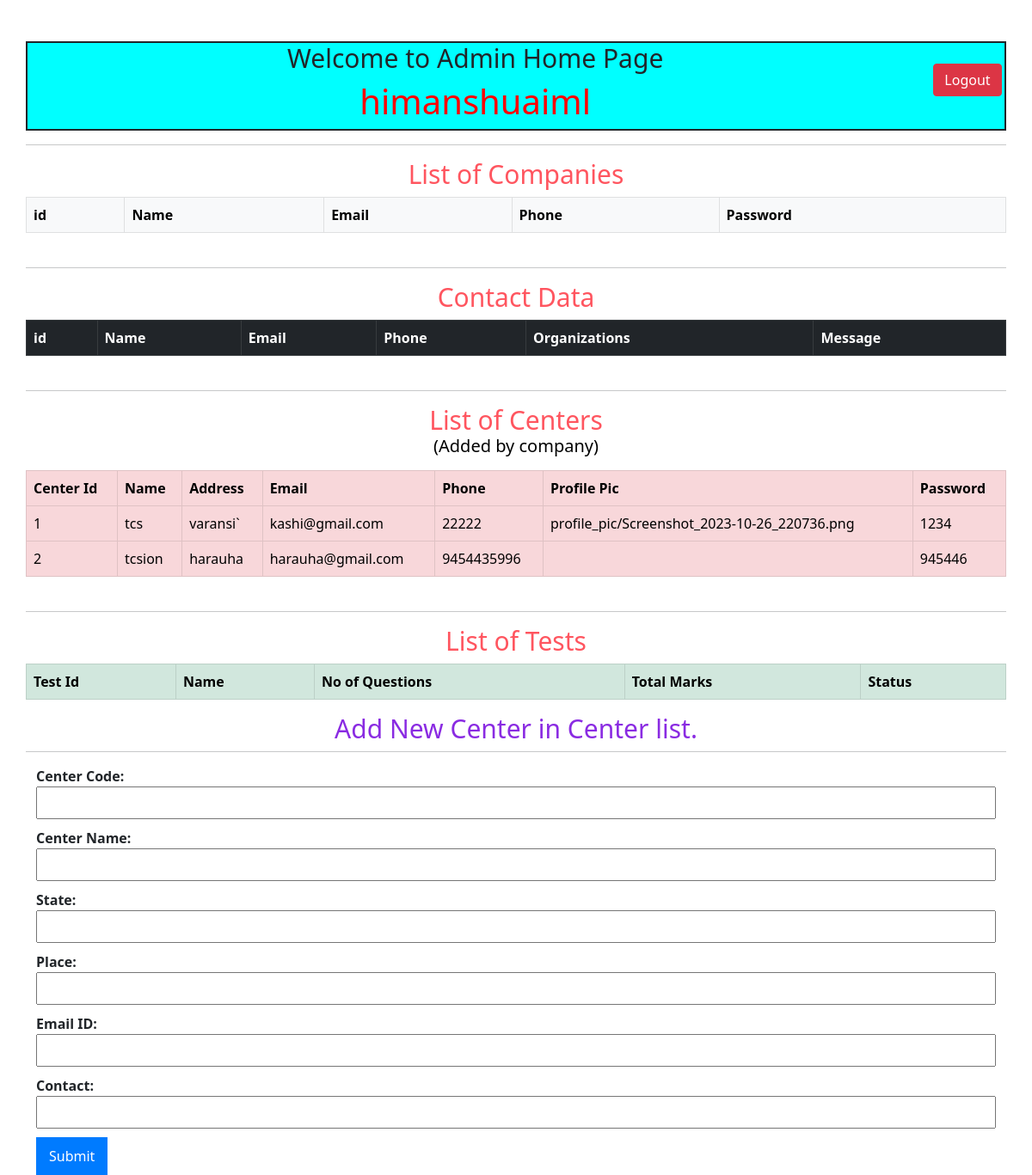
The app's page /adminhome/ (signed in) with its own data.
### admin_zone/models.py (models this page shows, shortened)
class Admin(models.Model):
    name = models.CharField(max_length=256)
    email = models.EmailField()
    password = models.CharField(max_length=256)

### companylogin/models.py (models this page shows, shortened)
class Center(models.Model):
    center_name = models.CharField(max_length=256)
    address = models.CharField(max_length=256)
    phone = models.CharField(max_length=256)
    email = models.CharField(max_length=256)
    profile_pic = models.FileField(upload_to='profile_pic/',null=True,default=None)
    password = models.CharField(max_length=128)

### admin_zone/views.py (the view)
# urls.py: path('adminhome/',views.admin_home,name = "adminhome"),
def admin_home(request):
    try:
        user_id = request.session['admin_id']
        Admin_data = Admin.objects.get(id=user_id)
        all_contacts = contact_data.objects.all()
        Companys = Company.objects.all()
        Centers = Center.objects.all()
        Tests = Test.objects.all()
        return render(request, 'adminhome.html', {
            'contacts': all_contacts,
            'Companys': Companys,
            'Centers': Centers,
            'Tests': Tests,
            'Admin_data': Admin_data,
        })
    except (KeyError, ObjectDoesNotExist):
        return redirect('homepage')

### admin_zone/templates/adminhome.html (shortened to what this page needs)
 {% load static %}
<!DOCTYPE html>
<html lang="en">
    <head>
        <link href="https://cdn.jsdelivr.net/npm/bootstrap@5.0.2/dist/css/bootstrap.min.css" rel="stylesheet"
>
        <link rel="stylesheet" href="https://cdnjs.cloudflare.com/ajax/libs/font-awesome/4.7.0/css/font-awesome.min.css">
    </head>
    <body>
        <section class="main">
            <div class="container mt-5 ">
                <div class="row" style="border: 2px solid; background-color: aqua;text-align:center;" >
                    <div class="col-md-11">
                        <h3 class="text-dark"style="font-size:30px; ">Welcome to Admin Home Page </h3><h1 style="color:red">{{Admin_data.name}}</h1>
                    </div>
                    <div class="col-md-1 mt-4">
                        <a href="{% url 'adminlogout' %}"><button class="btn btn-danger" style="align-items: right;">Logout</button></a>
                    </div>
                </div>
                <div class="row mt-3">
                    <hr/>
                    <table border="1" class="table table-bordered table-light">
                        <thead class="td">
                            <tr>
                                <h2 style="font-size:30px;color:#ff555f; text-align: center;">List of Companies</h2>
                            </tr>
                            <tr>
                                <th>id</th>
                                <th>Name</th>
                                <th>Email</th>
                                <th>Phone</th>
                                <th>Password</th>
                            </tr>
                        </thead>
                    </table>
                </div>
                <div class="row mt-4">
                    <hr/>
                    <table border="1" class="table table-bordered table-dark">
                        <thead class="td">
                            <tr>
                                <h2 style="font-size:30px;color:#ff555f; text-align: center;">Contact Data</h2>
                            </tr>
                            <tr>
                                <th>id</th>
                                <th>Name</th>
                                <th>Email</th>
                                <th>Phone</th>
                                <th>Organizations</th>
                                <th>Message</th>
                            </tr>
                        </thead>
                    </table>
                </div>
                <div class="row mt-4">
                    <hr/>
                    <table class="table table-bordered table-danger">
                        <thead class="td">
                            <tr>
                                <h2 style="font-size:30px;color:#ff555f;text-align: center;">List of Centers<span><h5 style="color:black">(Added by company)</h5></span></h2>
                            </tr>
                            <tr>
                                <th>Center Id</th>
                                <th>Name</th>
                                <th>Address</th>
                                <th>Email</th>
                                <th>Phone</th>
                                <th>Profile Pic</th>
                                <th>Password</th>
                            </tr>
                        </thead>
                        <tbody>
                            {% for center in Centers %}
                                <tr>
                                    <td>{{ center.id   }}</td>
                                    <td>{{ center.center_name }}</td>
                                    <td>{{ center.address }}</td>
                                    <td>{{ center.email }}</td>
                                    <td>{{ center.phone }}</td>
                                    <td>{{ center.profile_pic }}</td>
                                    <td>{{ center.password }}</td>
                                </tr>
                            {% endfor %}
                        </tbody>
                    </table>
                </div>
                <div class="row mt-4">
                    <hr/>
                    <table class="table table-bordered table-success">
                        <thead class="td">
                            <tr>
                                <h2 style="font-size:30px;color:#ff555f;text-align: center;">List of Tests</h2>
                            </tr>
                            <tr>
                                <th>Test Id</th>
                                <th>Name</th>
                                <th>No of Questions</th>
                                <th>Total Marks</th>
                                <th>Status</th>
                            </tr>
                        </thead>
                    </table>
                </div>
                <div class="row">
                    <h2 style="font-size:30px;color:blueviolet;text-align: center;">Add New Center in Center list.</h2><hr>
                    <form class="form" method="POST" action="{% url 'addnewcenter' %}">
                        <div class="form-field">
                            <label for="centerCode">Center Code:</label>
                            <input type="text" id="centerCode" name="centerCode">
                        </div>
                        <div class="form-field">
                            <label for="centerName">Center Name:</label>
                            <input type="text" id="centerName" name="centerName">
                        </div>
                        <div class="form-field">
                            <label for="state">State:</label>
                            <input type="text" id="state" name="state">
                        </div>
                        <div class="form-field">
                            <label for="place">Place:</label>
                            <input type="text" id="place" name="place">
                        </div>
                        <div class="form-field">
                            <label for="emailId">Email ID:</label>
                            <input type="text" id="emailId" name="emailId">
                        </div>
                        <div class="form-field">
                            <label for="contact">Contact:</label>
                            <input type="text" id="contact" name="contact">
                        </div>
                        <input type="submit" class="form-button" value="Submit">
                    </form>
                </div>
            </div>
        </section>
    </body>
</html>

### admin_zone/templates/adminhome.html (style rules this page uses)
.form-field { margin-bottom: 10px; }
.form-field label { display: block; font-weight: bold; }
.form-field input { width: 100%; padding: 5px; }
.form-button { background-color: #007BFF; color: #fff; border: none; padding: 10px 15px; cursor: pointer; }
hr { height: 2px; border-color: blue; border-style: solid; }

### records on screen
Admin: name "himanshuaiml"
Center: id "1", center_name "tcs", address "varansi`", email "kashi@gmail.com", phone "22222", profile_pic "profile_pic/Screenshot_2023-10-26_220736.png", password "1234"
Center: id "2", center_name "tcsion", address "harauha", email "harauha@gmail.com", phone "9454435996", password "945446"
